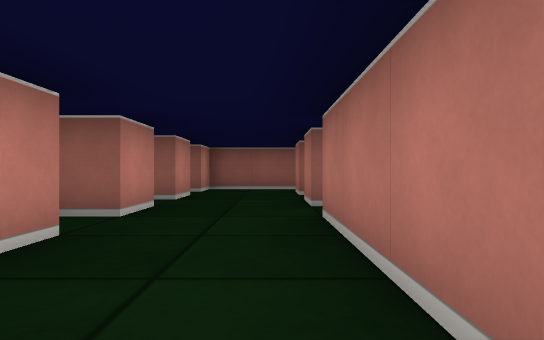
View 1 (above)

19 first-person views from a walk through a cub3D maze. The camera is about half as high as the walls, looks level and sees 75° across. The floor is counted in squares. Each view is taken from the middle of a square. On the plan, view 1 faces up. The plan holds only what a view shows up to about 9 squares ahead; the rest is blank. The place goes on beyond the plan.

View 2
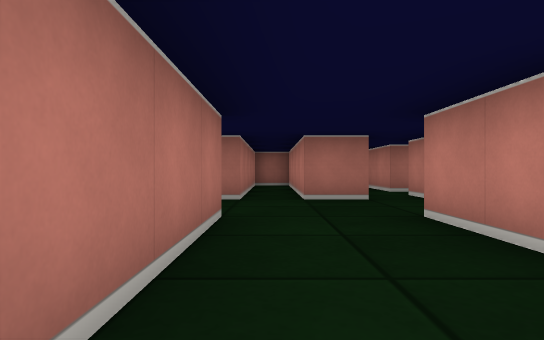

View 3
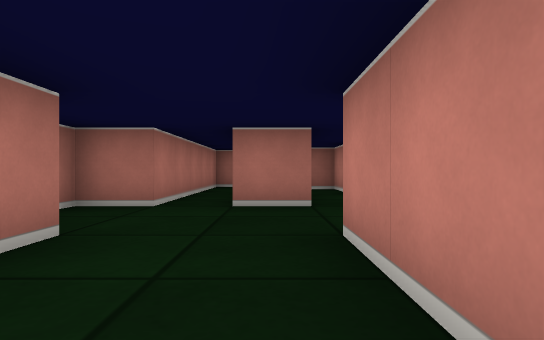

View 4
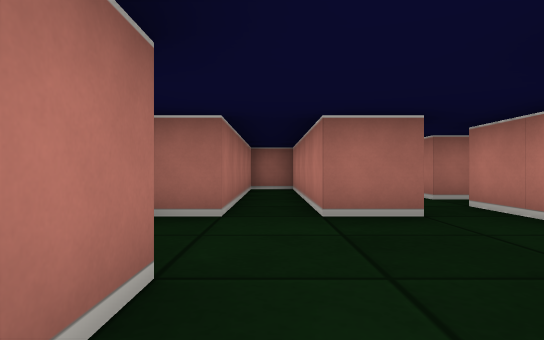

View 5
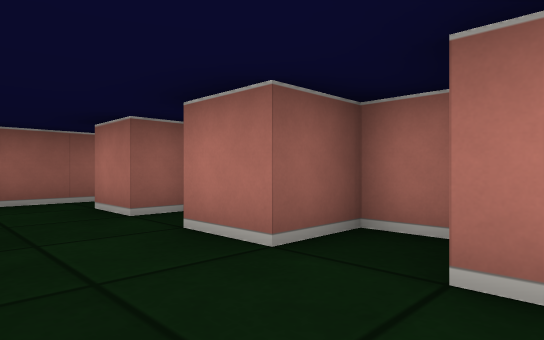

View 6
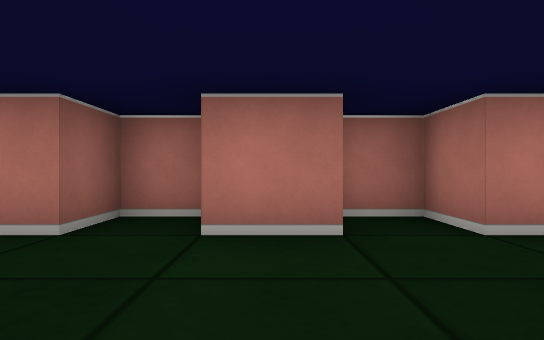

View 7
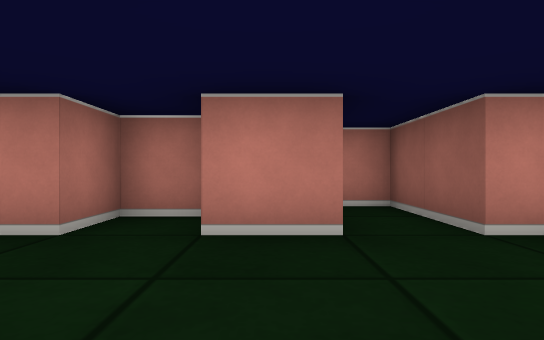

View 8
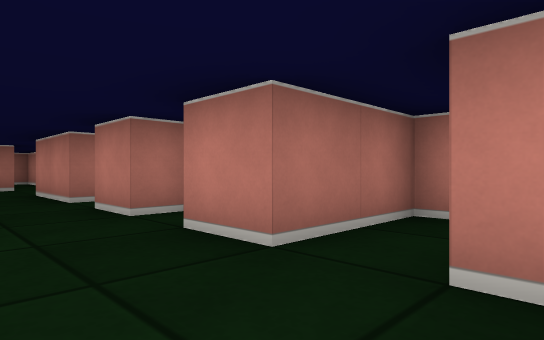

View 9
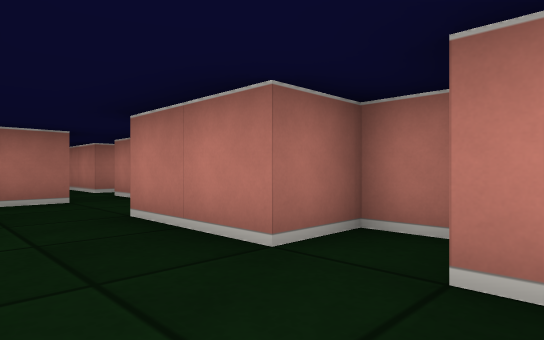

View 10
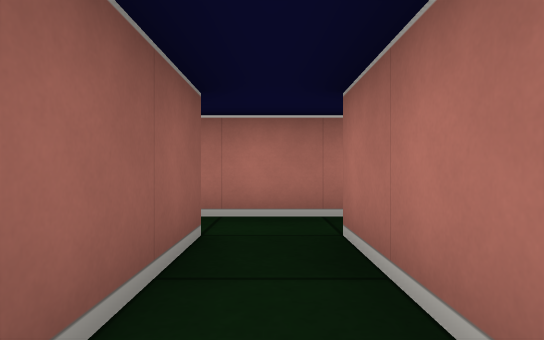

View 11
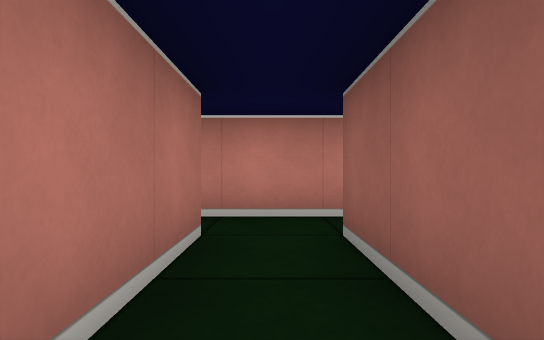

View 12
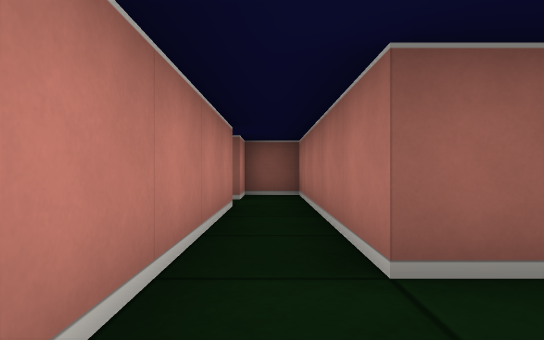

View 13
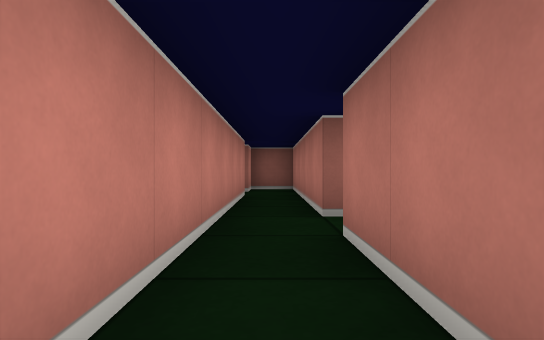

View 14
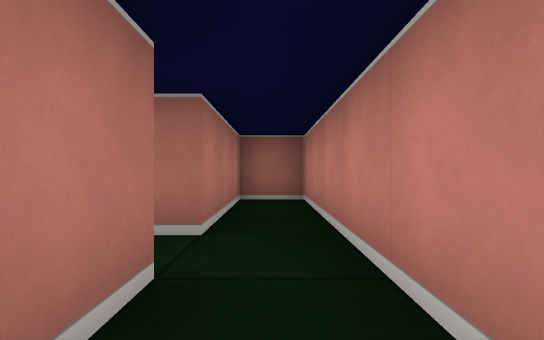

View 15
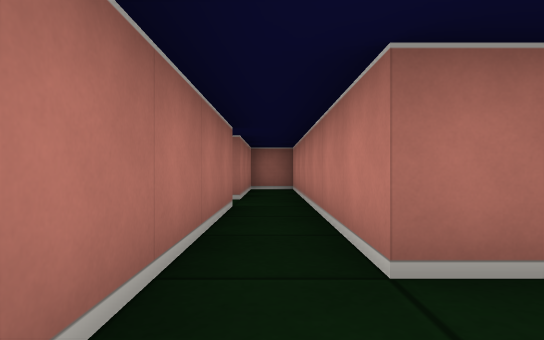

View 16
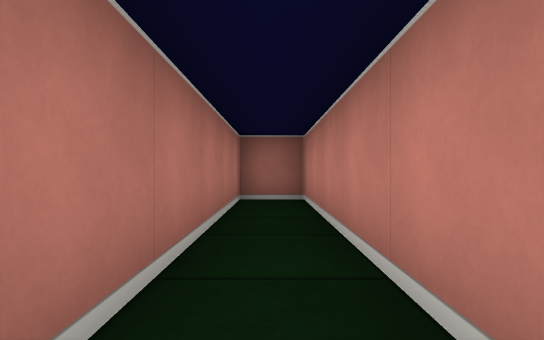

View 17
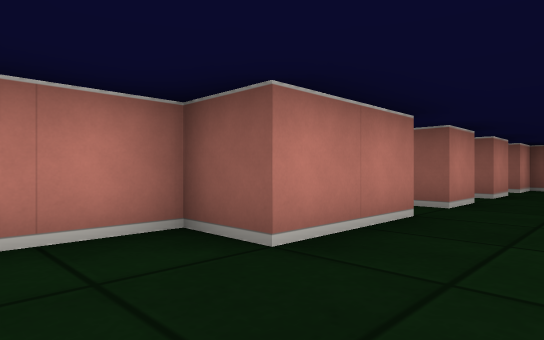

View 18
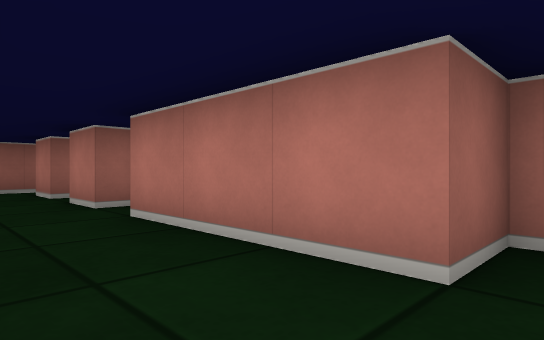

View 19
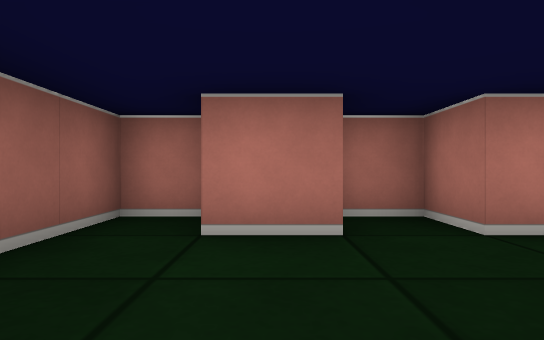

### Floor plan
Ten units are one square. View 1 is at (0, 0); x grows to the right and y downward. Boxes are objects, and circles mark ways between rooms. Rooms are numbered by the first view taken in them; rooms with no view inside come last. Other rooms are left out.
<svg viewBox="-67 -90 87 160">
<path fill="none" stroke="#000" d="M-25 -32 -25 -25 -15 -25 -15 -5 -25 -5 -25 15M-16 15 -5 15 -5 65 5 65 5 15 15 15 15 -5 5 -5 5 -35 15 -35 15 -45 5 -45 5 -55 15 -55 15 -65 5 -65 5 -75M-25 -54 -25 -45 -15 -45 -15 -35 -21 -35M15 -76 15 -85 -15 -85 -15 -75 -35 -75 -35 -65 -15 -65 -15 -55 -19 -55M-62 -5 -55 -5 -55 65 -45 65 -45 35 -25 35M-25 25 -45 25 -45 -25 -55 -25 -55 -15M-25 35 -25 55 -19 55M-15 38 -15 22M-25 15 -25 25"/>
<circle cx="-20" cy="20" r="3" fill="#2a7"/>
<circle cx="-35" cy="30" r="3" fill="#2a7"/>
<text x="-10" y="-20">1</text>
<text x="-50" y="10">2</text>
<text x="-20" y="30">3</text>
</svg>
Room 1 opens to room 3. Room 2 opens to room 3.

Where each view was taken, in squares from view 1:
view 1: 0 up, 0 right, facing up
view 2: 4 up, 0 right, facing down
view 3: 3 up, 1 left, facing down
view 4: 2 up, 0 right, facing down
view 5: 3 up, 1 left, facing up-right
view 6: 5 up, 2 left, facing right
view 7: 6 up, 1 right, facing left
view 8: 8 up, 0 right, facing down-left
view 9: 4 up, 0 right, facing down-left
view 10: 3 down, 5 left, facing right
view 11: 3 down, 2 left, facing left
view 12: 4 down, 5 left, facing up
view 13: 6 down, 5 left, facing up
view 14: 1 down, 5 left, facing down
view 15: 2 up, 5 left, facing down
view 16: 1 down, 0 right, facing down
view 17: 1 down, 0 right, facing up-left
view 18: 0 up, 1 left, facing up-right
view 19: 7 up, 2 left, facing right
